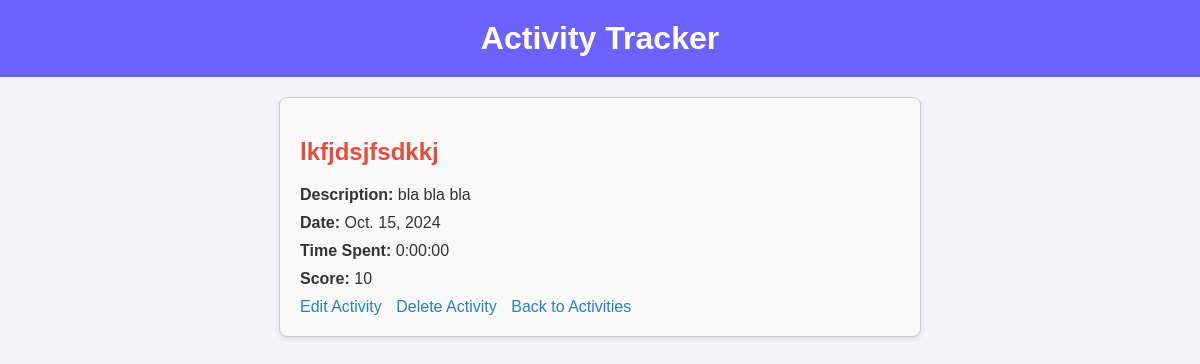
/activity/6/, run on an earlier commit of the app's database.
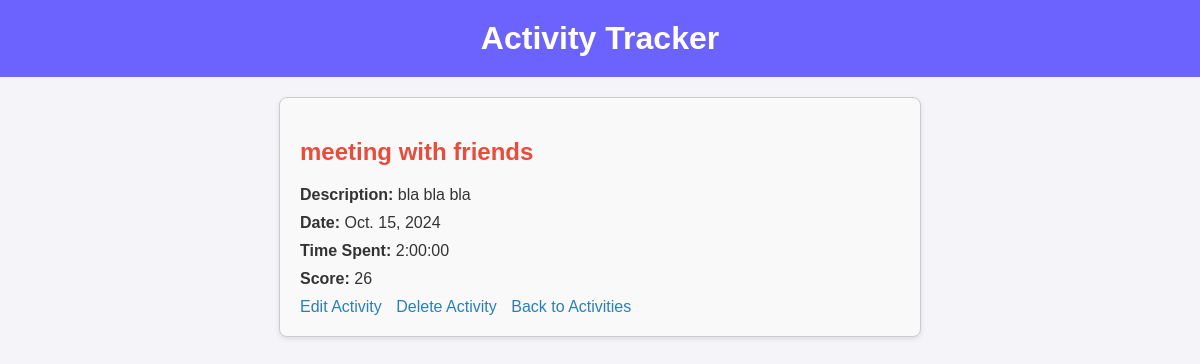
And on a later commit of the database.
### tracker/models.py (models this page shows, shortened)
class Activity(models.Model):
    name = models.CharField(max_length=255)
    description = models.TextField()
    date = models.DateField()
    time_spent = models.DurationField()  # Track time spent on activity
    score = models.IntegerField(default=0)  # Score based on time spent

### tracker/views.py (the view)
# urls.py: path('activity/<int:pk>/', views.activity_detail, name='activity_detail'),
def activity_detail(request, pk):
    activity = get_object_or_404(Activity, pk=pk)
    return render(request, 'tracker/activity_detail.html', {'activity': activity})

### tracker/templates/tracker/activity_detail.html
{% extends 'tracker/base.html' %} {% block title %}Activity Detail{% endblock %}
{% block content %}
<div class="activity-detail">
  <h2>{{ activity.name }}</h2>
  <p><strong>Description:</strong> {{ activity.description }}</p>
  <p><strong>Date:</strong> {{ activity.date }}</p>
  <p><strong>Time Spent:</strong> {{ activity.time_spent }}</p>
  <p><strong>Score:</strong> {{ activity.score }}</p>
  <a href="{% url 'edit_activity' activity.pk %}">Edit Activity</a>
  <a href="{% url 'delete_activity' activity.pk %}">Delete Activity</a>
  <a href="{% url 'index' %}">Back to Activities</a>
</div>
{% endblock %}

What changed in the data, as far as the page shows it:
changed Activity "bla bla bla": name "lkfjdsjfsdkkj" → "meeting with friends"; time_spent "0:00:00" → "2:00:00"; score "10" → "26"
